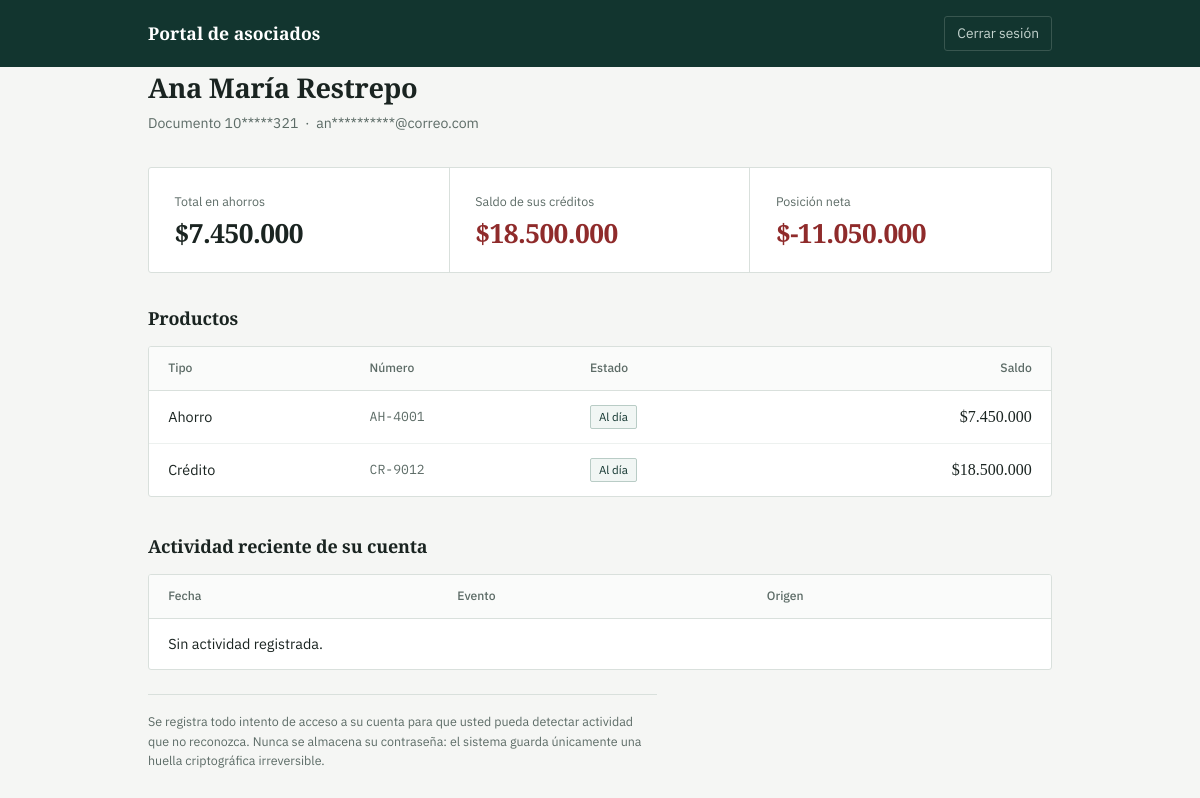
/panel (signed in), run on the app's committed database.
### tables this page shows
CREATE TABLE asociados (
    id_asociado        INTEGER PRIMARY KEY AUTOINCREMENT,
    cedula             TEXT NOT NULL UNIQUE,
    nombre             TEXT NOT NULL,
    usuario            TEXT NOT NULL UNIQUE,
    correo             TEXT NOT NULL UNIQUE,
    password_hash      TEXT NOT NULL,
    estado             TEXT NOT NULL DEFAULT 'ACTIVO'
                            CHECK (estado IN ('ACTIVO','INACTIVO','BLOQUEADO')),
    intentos_fallidos  INTEGER NOT NULL DEFAULT 0,
    bloqueado_hasta    TEXT,
    ultimo_acceso      TEXT,
    fecha_creacion     TEXT NOT NULL DEFAULT (datetime('now','localtime'))
);

CREATE TABLE productos (
    id_producto   INTEGER PRIMARY KEY AUTOINCREMENT,
    id_asociado   INTEGER NOT NULL,
    tipo          TEXT NOT NULL CHECK (tipo IN ('AHORRO','CREDITO')),
    numero        TEXT NOT NULL UNIQUE,
    saldo         REAL NOT NULL DEFAULT 0,
    estado        TEXT NOT NULL DEFAULT 'VIGENTE'
                       CHECK (estado IN ('VIGENTE','CANCELADO','MORA')),
    FOREIGN KEY (id_asociado)
        REFERENCES asociados (id_asociado)
        ON DELETE CASCADE
);

### app.py (the view)
@app.route("/panel")
@login_requerido
def panel():
    id_asociado = session["id_asociado"]
    asociado = db.obtener_asociado_por_id(id_asociado)
    if asociado is None:
        session.clear()
        flash("La sesión ya no es válida.", "error")
        return redirect(url_for("login"))
    resumen = db.obtener_resumen_financiero(id_asociado)
    productos = db.obtener_productos(id_asociado)
    eventos = db.obtener_ultimos_eventos(id_asociado, 5)
    return render_template(
        "panel.html",
        asociado=asociado,
        cedula_enmascarada=auth.enmascarar_cedula(asociado["cedula"]),
        correo_enmascarado=auth.enmascarar_correo(asociado["correo"]),
        resumen=resumen,
        productos=productos,
        eventos=eventos,
        posicion_neta=resumen["total_ahorros"] - resumen["total_deuda"],
    )

### app.py (called while the page is built)
def login_requerido(vista):
    @wraps(vista)
    def envoltura(*args, **kwargs):
        if "id_asociado" not in session:
            flash("Debe iniciar sesión para acceder a esta sección.", "aviso")
            return redirect(url_for("login"))
        return vista(*args, **kwargs)
    return envoltura

@app.before_request
def renovar_sesion():
    session.permanent = True
    app.permanent_session_lifetime = timedelta(minutes=15)

@app.after_request
def cabeceras_seguridad(respuesta):
    respuesta.headers["X-Content-Type-Options"] = "nosniff"
    respuesta.headers["X-Frame-Options"] = "DENY"       # clickjacking
    respuesta.headers["Referrer-Policy"] = "same-origin"
    respuesta.headers["Cache-Control"] = "no-store"     # datos privados
    return respuesta

@app.template_filter("pesos")
def formato_pesos(valor):
    return f"${valor:,.0f}".replace(",", ".")

### auth.py (called while the page is built)
def enmascarar_cedula(cedula):
    if not cedula or len(cedula) < 5:
        return "****"
    return f"{cedula[:2]}{'*' * (len(cedula) - 5)}{cedula[-3:]}"

def enmascarar_correo(correo):
    if not correo or "@" not in correo:
        return "****"
    usuario, dominio = correo.split("@", 1)
    if len(usuario) <= 2:
        return f"{usuario[0]}***@{dominio}"
    return f"{usuario[:2]}{'*' * (len(usuario) - 2)}@{dominio}"

### database.py (called while the page is built)
@contextmanager
def obtener_conexion():
    conexion = sqlite3.connect(RUTA_DB)
    conexion.row_factory = sqlite3.Row      # acceso por nombre de columna
    conexion.execute("PRAGMA foreign_keys = ON")   # SQLite las trae apagadas
    try:
        yield conexion
        conexion.commit()
    except sqlite3.Error:
        conexion.rollback()
        raise
    finally:
        conexion.close()

def obtener_asociado_por_id(id_asociado):
    consulta = """
        SELECT id_asociado, cedula, nombre, usuario, correo, estado, ultimo_acceso
        FROM asociados
        WHERE id_asociado = ?
    """
    with obtener_conexion() as conexion:
        return conexion.execute(consulta, (id_asociado,)).fetchone()

def obtener_productos(id_asociado):
    consulta = """
        SELECT tipo, numero, saldo, estado
        FROM productos
        WHERE id_asociado = ?
        ORDER BY tipo, numero
    """
    with obtener_conexion() as conexion:
        return conexion.execute(consulta, (id_asociado,)).fetchall()

### templates/panel.html (shortened to what this page needs)
{% extends "base.html" %}
{% block contenido %}
<header class="barra">
    <div class="contenedor barra__interior">
        <div class="barra__marca">Portal de asociados</div>
        <a class="barra__salir" href="{{ url_for('logout') }}">Cerrar sesión</a>
    </div>
</header>
<main class="contenedor">
    <div class="saludo">
        <h1>{{ asociado['nombre'] }}</h1>
        <p>
            Documento {{ cedula_enmascarada }} &nbsp;·&nbsp; {{ correo_enmascarado }}
        </p>
    </div>
    <div class="resumen">
        <div class="resumen__dato">
            <p class="resumen__etiqueta">Total en ahorros</p>
            <div class="resumen__valor">{{ resumen['total_ahorros'] | pesos }}</div>
        </div>
        <div class="resumen__dato">
            <p class="resumen__etiqueta">Saldo de sus créditos</p>
            <div class="resumen__valor resumen__valor--deuda">{{ resumen['total_deuda'] | pesos }}</div>
        </div>
        <div class="resumen__dato">
            <p class="resumen__etiqueta">Posición neta</p>
            <div class="resumen__valor {{ 'resumen__valor--positivo' if posicion_neta >= 0 else 'resumen__valor--deuda' }}">
                {{ posicion_neta | pesos }}
            </div>
        </div>
    </div>
    <section class="seccion">
        <h2>Productos</h2>
        <div class="tarjeta tabla-scroll">
            <table>
                <thead>
                    <tr>
                        <th>Tipo</th>
                        <th>Número</th>
                        <th>Estado</th>
                        <th style="text-align:right">Saldo</th>
                    </tr>
                </thead>
                <tbody>
                {% for p in productos %}
                    <tr>
                        <td>{{ 'Ahorro' if p['tipo'] == 'AHORRO' else 'Crédito' }}</td>
                        <td class="mono">{{ p['numero'] }}</td>
                        <td>
                            <span class="etiqueta etiqueta--{{ 'mora' if p['estado'] == 'MORA' else 'vigente' }}">
                                {{ 'En mora' if p['estado'] == 'MORA' else 'Al día' }}
                            </span>
                        </td>
                        <td class="num">{{ p['saldo'] | pesos }}</td>
                    </tr>
                {% else %}
                    <tr><td colspan="4">No tiene productos registrados.</td></tr>
                {% endfor %}
                </tbody>
            </table>
        </div>
    </section>
    <section class="seccion">
        <h2>Actividad reciente de su cuenta</h2>
        <div class="tarjeta tabla-scroll">
            <table>
                <thead>
                    <tr>
                        <th>Fecha</th>
                        <th>Evento</th>
                        <th>Origen</th>
                    </tr>
                </thead>
                <tbody>
                {% for e in eventos %}
                    <tr>
                        <td class="mono">{{ e['fecha_evento'] }}</td>
                        <td>
                            {% if e['evento'] == 'LOGIN_EXITOSO' %}Ingreso exitoso
                            {% elif e['evento'] == 'LOGIN_FALLIDO' %}Intento fallido
                            {% elif e['evento'] == 'CUENTA_BLOQUEADA' %}Cuenta bloqueada
                            {% elif e['evento'] == 'LOGOUT' %}Cierre de sesión
                            {% else %}{{ e['evento'] }}{% endif %}
                        </td>
                        <td class="mono">{{ e['ip_origen'] or '—' }}</td>
                    </tr>
                {% else %}
                    <tr><td colspan="3">Sin actividad registrada.</td></tr>
                {% endfor %}
                </tbody>
            </table>
        </div>
        <p class="nota-privacidad">
            Se registra todo intento de acceso a su cuenta para que usted pueda
            detectar actividad que no reconozca. Nunca se almacena su contraseña:
            el sistema guarda únicamente una huella criptográfica irreversible.
        </p>
    </section>
</main>
{% endblock %}

### templates/base.html (shortened to what this page needs)
<!DOCTYPE html>
<html lang="es">
<head>
    <link rel="stylesheet" href="{{ url_for('static', filename='css/estilos.css') }}">
</head>
<body>
{% block contenido %}{% endblock %}
</body>
</html>

### static/css/estilos.css (style rules this page uses)
:root { --petroleo: #12352F; --petroleo-claro: #1D4A42; --laton: #9A7B3F; --superficie: #F5F6F4; --blanco: #FFFFFF; --borde: #D9E0DC; --texto: #1A2421; --texto-suave: #5C6B66; --alerta: #8F2B2B; --alerta-fondo: #FBF0EF; --aviso-fondo: #EEF3F1; --radio: 3px; }
*, *::before, *::after { box-sizing: border-box; }
body { margin: 0; font-family: "IBM Plex Sans", -apple-system, BlinkMacSystemFont, "Segoe UI", Roboto, sans-serif; font-size: 15px; line-height: 1.55; color: var(--texto); background: var(--superficie); -webkit-font-smoothing: antialiased; }
h1, h2, h3 { font-family: "Source Serif 4", Georgia, "Times New Roman", serif; font-weight: 600; margin: 0; letter-spacing: -0.01em; }
a { color: var(--petroleo); }
.barra { background: var(--petroleo); color: var(--blanco); padding: 1rem 0; }
.contenedor { width: 100%; max-width: 960px; margin: 0 auto; padding: 0 1.75rem; }
.barra__interior { display: flex; align-items: center; justify-content: space-between; gap: 1rem; }
.barra__marca { font-family: "Source Serif 4", Georgia, serif; font-size: 1.1rem; font-weight: 600; }
.barra__salir { color: #C6D5D0; font-size: 0.86rem; text-decoration: none; padding: 0.35rem 0.75rem; border: 1px solid #38564F; border-radius: var(--radio); }
main { padding: 2.5rem 0 4rem; }
.saludo { margin-bottom: 2rem; }
.saludo h1 { font-size: 1.7rem; }
.saludo p { color: var(--texto-suave); font-size: 0.88rem; margin: 0.3rem 0 0; }
.resumen { display: grid; grid-template-columns: repeat(3, 1fr); background: var(--blanco); border: 1px solid var(--borde); border-radius: var(--radio); margin-bottom: 2rem; }
.resumen__dato { padding: 1.5rem 1.6rem; border-right: 1px solid var(--borde); }
.resumen__dato:last-child { border-right: none; }
.resumen__etiqueta { font-size: 0.78rem; color: var(--texto-suave); margin: 0 0 0.45rem; }
.resumen__valor { font-family: "Source Serif 4", Georgia, serif; font-size: 1.65rem; font-weight: 600; letter-spacing: -0.02em; line-height: 1.1; }
.resumen__valor--deuda { color: var(--alerta); }
.seccion { margin-bottom: 2.25rem; }
.seccion > h2 { font-size: 1.12rem; margin-bottom: 0.85rem; }
.tarjeta { background: var(--blanco); border: 1px solid var(--borde); border-radius: var(--radio); overflow: hidden; }
table { width: 100%; border-collapse: collapse; }
th { text-align: left; font-size: 0.76rem; font-weight: 500; color: var(--texto-suave); padding: 0.75rem 1.2rem; border-bottom: 1px solid var(--borde); background: #FAFBFA; }
td { padding: 0.85rem 1.2rem; border-bottom: 1px solid #EDF1EF; font-size: 0.9rem; }
tr:last-child td { border-bottom: none; }
.num { text-align: right; font-family: "Source Serif 4", Georgia, serif; font-size: 1rem; font-variant-numeric: tabular-nums; }
.etiqueta { display: inline-block; font-size: 0.72rem; padding: 0.15rem 0.5rem; border-radius: 2px; border: 1px solid; }
.etiqueta--vigente { color: var(--petroleo); border-color: #B9CCC6; background: #F1F6F4; }
.mono { font-family: "IBM Plex Mono", Consolas, monospace; font-size: 0.82rem; color: var(--texto-suave); }
.nota-privacidad { font-size: 0.78rem; color: var(--texto-suave); margin: 1.5rem 0 0; padding-top: 1.1rem; border-top: 1px solid var(--borde); max-width: 68ch; }

### data on the page
asociados: nombre "Ana María Restrepo"
productos: tipo "Ahorro", numero "AH-4001", estado "Al día", saldo|pesos "$7.450.000"
productos: tipo "Crédito", numero "CR-9012", estado "Al día", saldo|pesos "$18.500.000"

### other printed values
{{ cedula_enmascarada }} "10*****321"
{{ correo_enmascarado }} "an**********@correo.com"
{{ resumen['total_ahorros'] | pesos }} "$7.450.000"
{{ resumen['total_deuda'] | pesos }} "$18.500.000"
{{ posicion_neta | pesos }} "$-11.050.000"
